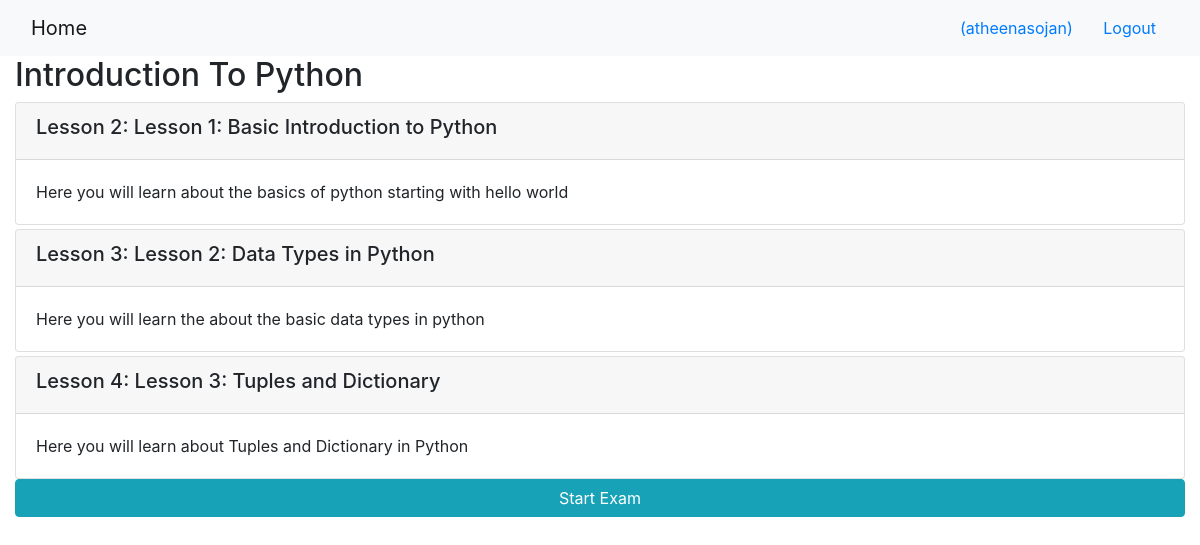
/onlinecourse/1/ (signed in), run on the app's committed database.
### onlinecourse/models.py (models this page shows, shortened)
class Course(models.Model):
    name = models.CharField(null=False, max_length=30, default='online course')
    image = models.ImageField(upload_to='course_images/')
    description = models.CharField(max_length=1000)
    pub_date = models.DateField(null=True)
    instructors = models.ManyToManyField(Instructor)
    users = models.ManyToManyField(settings.AUTH_USER_MODEL, through='Enrollment')
    total_enrollment = models.IntegerField(default=0)
    is_enrolled = False

class Lesson(models.Model):
    title = models.CharField(max_length=200, default="title")
    order = models.IntegerField(default=0)
    course = models.ForeignKey(Course, on_delete=models.CASCADE)
    content = models.TextField()

### onlinecourse/views.py (the view)
# urls.py: path('<int:pk>/', views.CourseDetailView.as_view(), name='course_details'),
class CourseDetailView(generic.DetailView):
    model = Course
    template_name = 'onlinecourse/course_detail_bootstrap.html'

### onlinecourse/templates/onlinecourse/course_detail_bootstrap.html (shortened to what this page needs)
<!DOCTYPE html>
<html lang="en">
<head>
     {% load static %}
    <link rel="stylesheet" href="https://maxcdn.bootstrapcdn.com/bootstrap/4.5.2/css/bootstrap.min.css">
</head>
<body>
    <nav class="navbar navbar-light bg-light">
        <div class="container-fluid">
            <div class="navbar-header">
                  <a class="navbar-brand" href="{% url 'onlinecourse:index' %}">Home</a>
            </div>
            <ul class="nav navbar-nav navbar-right">
                {% if user.is_authenticated %}
                <li>
                    <a class="btn btn-link" href="#">{{ user.first_name }}({{ user.username }})</a>
                    <a class="btn btn-link" href="{% url 'onlinecourse:logout' %}">Logout</a>
                </li>
                {% endif %}
            </ul>
        </div>
    </nav>
    <div class="container-fluid">
            <h2>{{ course.name }}</h2>
            <div class="card-columns-vertical">
                {% for lesson in course.lesson_set.all %}
                    <div class="card mt-1">
                        <div class="card-header"><h5>Lesson {{lesson.order|add:1}}: {{lesson.title}}</h5></div>
                        <div class="card-body">{{lesson.content}}</div>
                    </div>
                {% endfor %}
                {% if user.is_authenticated %}
                <button type="button" class="btn btn-info btn-block" data-toggle="collapse" data-target="#exam">Start Exam</button>
                        </div>
                {% endif %}
            </div>
</body>
</html>

### data on the page
Course: name "Introduction To Python"
Lesson: order|add "2", title "Lesson 1: Basic Introduction to Python", content "Here you will learn about the basics of python starting with hello world"
Lesson: order|add "3", title "Lesson 2: Data Types in Python", content "Here you will learn the about the basic data types in python"
Lesson: order|add "4", title "Lesson 3: Tuples and Dictionary", content "Here you will learn about Tuples and Dictionary in Python"

### other printed values
{{ user.username }} "atheenasojan"
